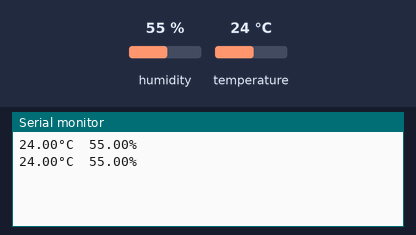
A sketch run on a simulated ESP32. On the bench: the last lines printed to the serial monitor. The test bench sets the inputs (shaded band); at power-on: humidity 55 %, temperature 24 °C.

Above: at 2.8 s.
2.9 s: humidity set to 22 %
At 4.7 s:
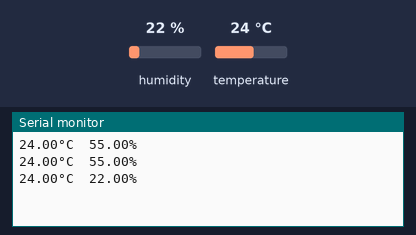
5.6 s: temperature set to 12 °C
At 6.4 s:
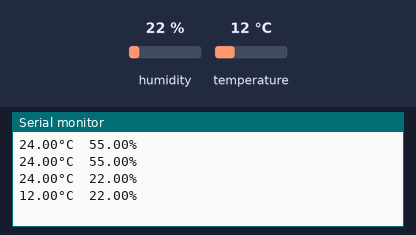
8.3 s: humidity set to 40 %
At 11.0 s:
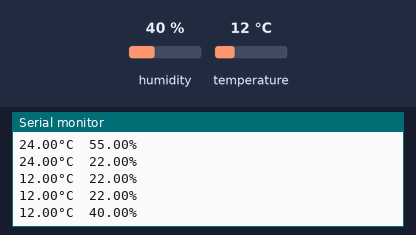
Timing chart, 0 to 12.5 s (numbered marks = the images above; inputs shaded):
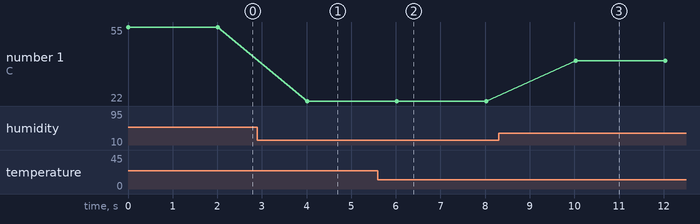

Measured:
- after the input at 2.9 s, the serial monitor: prints a new line after 1.1 s (image 1)
- after the input at 5.6 s, the serial monitor: prints a new line after 0.42 s (image 2)
- after the input at 8.3 s, the serial monitor: prints a new line after 1.7 s (image 3)
- plotted number 1: 55 → 22 after the input at 2.9 s, 22 → 40 after the input at 8.3 s

The sketch:

TEMP_HUMIDITY.ino
```cpp
#include <DHT.h>

#define DHTPIN 26      // Make sure you're using a valid GPIO
#define DHTTYPE DHT22

DHT dht(DHTPIN, DHTTYPE);

void setup() {
  Serial.begin(115200);
  dht.begin();  // This is crucial!
}

void loop() {
  float temp = dht.readTemperature();
  float humidity = dht.readHumidity();

  Serial.print(temp);
  Serial.print("°C  ");
  Serial.print(humidity);
  Serial.println("%");

  delay(2000);
}
```
